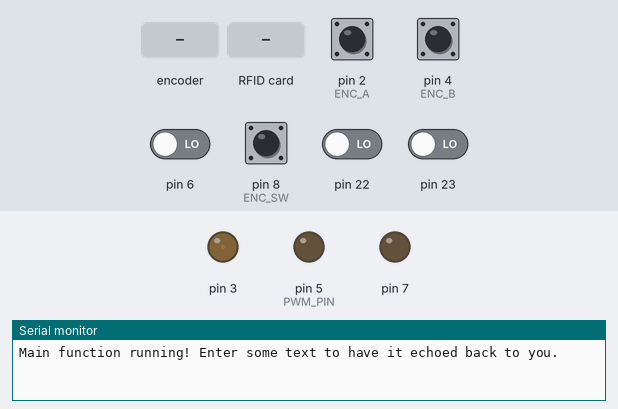
Bench run of a sketch on a simulated Arduino Uno, built with avr-gcc and run on an emulated ATmega328P. Parts: output pins drawn as LEDs (lit = HIGH), the last lines printed to the serial monitor. Inputs (shaded band) come from the test bench; at power-on: pin 2 (ENC_A), pin 4 (ENC_B), pin 8 (ENC_SW) HIGH, pin 6, pin 22, pin 23 LOW. Pins used as bus, display or sensor lines are not drawn.

Above: at 0.95 s.
1.0 s: rotary encoder on pin 2 (ENC_A) / pin 4 (ENC_B) turned 1 step (first pin leading)
At 1.73 s:
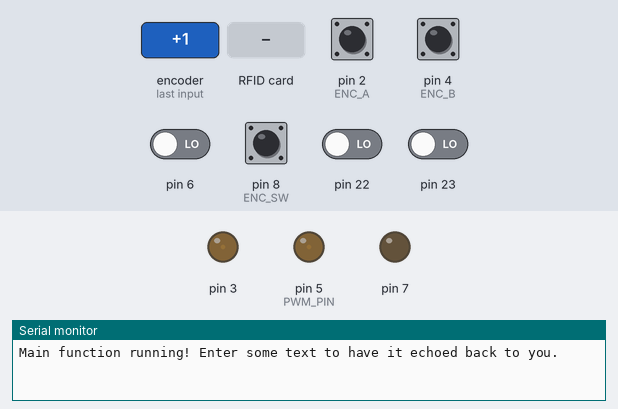
4.0 s: rotary encoder on pin 2 (ENC_A) / pin 4 (ENC_B) turned 3 steps (first pin leading)
At 6.03 s:
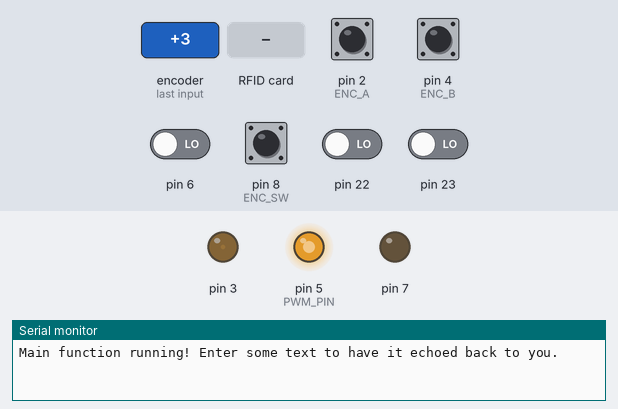
7.0 s: rotary encoder on pin 2 (ENC_A) / pin 4 (ENC_B) turned 3 steps (first pin leading)
At 8.06 s:
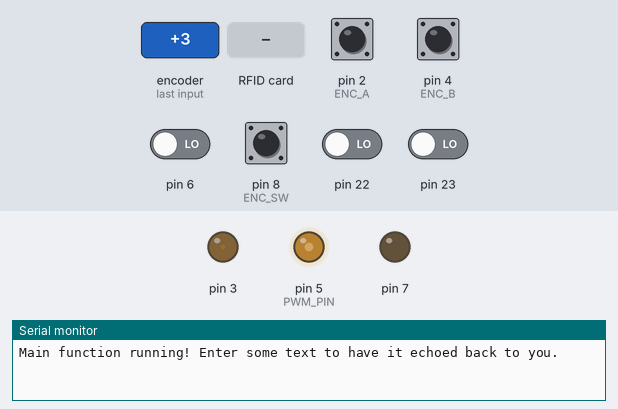
10.6 s: pin 8 (ENC_SW) pulled LOW for 0.15 s
13.6 s: rotary encoder on pin 2 (ENC_A) / pin 4 (ENC_B) turned 1 step (first pin leading)
At 15.65 s:
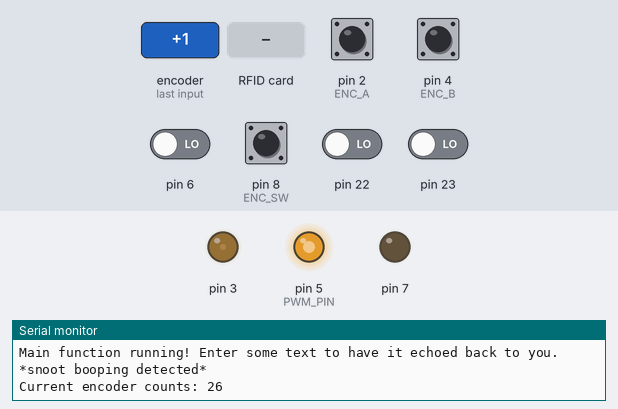
16.8 s: RFID card 5E 7A 19 C4 held to the reader
Timing chart, 0 to 20.8 s (numbered marks = the images above; inputs shaded):
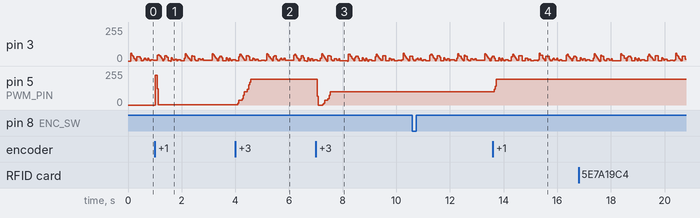

The sketch:

MultitaskingFramework.ino
```cpp
#include "meta.h"
#include "main.h"

volatile unsigned long frameCtr = 0;     // Counts the number of frames that have elapsed since program start
volatile unsigned long ioTimestamp = 0;  // Store the time of the last pin change interrupt
volatile byte portBCapture = 0; // Track the states of the pins on port B
volatile byte portDCapture = 0; // Track the states of the pins on port D

// Accept an arbitrary number of IO pins as arguments and enable them in the pin change interrupt masks
template<typename... T>
void registerIOPins(const T... pinPack) {
  // If you mess up the arguments to registerIOPins, the default error message is really cryptic
  static_assert(all_true<(is_same<T, int>::value)...>::value, "All arguments to registerIOPins(...) must be integers");

  const byte numPins = sizeof...(T);
  const byte pins[numPins] = {pinPack...};
  for (byte i=0; i<numPins; i++) {
    if (pins[i] < 8) {
      PCMSK2 |= 1 << pins[i];
    }
    else if (pins[i] < 14) {
      PCMSK0 |= 1 << (pins[i] - 8);
    }
  }
}

// Set the framerate to a power of two. Range: -3 - 6 (8s/frame - 64Hz)
void setFramerate(int8_t exp2) {
  if (-3 <= exp2 && exp2 <= 6) {
    byte newPrescaler = 0x6 - exp2;                               // Calculate the new value to be assigned to WDP
    if (newPrescaler > 7) newPrescaler = 0x20 + (newPrescaler&7); // The WDP3 bit is not adjacent to WDP0-2; correct for this if necessary
    WDTCSR = (WDTCSR & 0xE8) | newPrescaler;                      // Update the watchdog prescaler with only one write
  }
}

void setup() {
  Serial.begin(115200);
  delay(50);

  pinMode(3, OUTPUT);

  cli();  // Disable interrupts while changing interrupt registers

  // Setting up the draw loop
  WDTCSR = bit(WDCE) | bit(WDE);  // Enable watchdog timer
  WDTCSR = bit(WDIE) | bit(WDP1); // Enable watchdog interrupt and set it to happen at 16 Hz

  // Setting up the IO handler
  PCICR  |= 0b00000101; // Enable pin change interrupts for ports B and D
  PCMSK0 &= ~0x2F;      // Disable all pin change interrupts by default on port B
  PCMSK2 = 0;           // Disable all pin change interrupts by default on port D

  // Setting up the audio handler
    // Timer 2 - fast PWM for speaker
  OCR2B = 255;
  TCCR2A = bit(COM2B1) | bit(COM2B0) | bit(WGM21) | bit(WGM20); // Fast PWM mode, OC2B (pin 3) compare match interrupt enabled
  TCCR2B = bit(CS20);                                           // No prescaler (~31kHz PWM freq.)
    // Timer 0 - already running, overflow vector used by millis()
  OCR0A = 100;            // Set timer 0 output compare register A to something high (will trigger an interrupt when TCNT0 matches OCR0A)
  TCCR0A |= bit(WGM00) | bit(WGM01);
  TCCR0B &= ~bit(WGM02);
  TIMSK0 = bit(TOIE0) | bit(OCIE0A);  // Enable compare A match interrupt

  sei();  // Re-enable interrupts, including the newly configured ones

  int exitCode = Main();
  Serial.print("Main program finished with exit code ");
  Serial.println(exitCode);
}

void loop() {
  // Lookin kinda empty here
}

volatile bool stackSmashing = false;
ISR(WDT_vect, ISR_NOBLOCK) {  // Watchdog timer interrupt handler - the Draw() function could take a long time, so allow this interrupt to be interrupted by other interrupts
  if (stackSmashing)          // This ISR interrupted itself; we need to finish the previous interrupt call or we run the risk of a stack overflow from repeatedly nesting calls
    return;                   // Immediately return from the *nested* call - this will put us back to work on the previous call and give it time to finish
  stackSmashing = true;       // We aren't done until this is set back to false
  Draw(frameCtr++);           // Call the draw function and update the frame counter
  if (Serial.available())     // Check if any serial data is available
    SerialEvent();            // Call the serial event handler if so
  stackSmashing = false;
}

volatile unsigned long t = 0;
ISR(TIMER0_COMPA_vect, __attribute__((ISR_FLATTEN))) {  // Audio handler - fires when TCNT0 matches OCR0A; the compiler will inline all function calls within this ISR
  TCCR0A &= ~(bit(WGM00) | bit(WGM01)); // In Fast PWM mode, OCRx registers are not updated until the next timer overflow; briefly put the timer into normal mode so we can update OCR0A immediately
  OCR0A += 31;                          // Timer counts to 256 every 1.024ms, so schedule the interrupt to happen again roughly 125us from now (~8kHz), accounting for ISR call overhead
  TCCR0A |= bit(WGM00) | bit(WGM01);    // Put the timer back into Fast PWM mode
  OCR2B = Audio(t++);                   // Generate an audio sample and increment t
}

ISR(PCINT0_vect) {
  byte portBState = PINB;                                   // Get the state of the pins of port B
  IO(micros() - ioTimestamp, portBState ^ portBCapture, 0); // Call the IO function, passing in whatever changed on port B
  ioTimestamp = micros();
  portBCapture = portBState;                                // Update the capture variable to hold the new state
}

ISR(PCINT2_vect) {
  byte portDState = PIND;                                   // Get the state of the pins of port D
  IO(micros() - ioTimestamp, 0, portDState ^ portDCapture); // Call the IO function, passing in whatever changed on port D
  ioTimestamp = micros();
  portDCapture = portDState;                                // Update the capture variable to hold the new state
}
```

main.h
```cpp
#include <Arduino.h>
#include <SPI.h>
#include <MFRC522.h>

// Connect a speaker or buzzer on pin 3 for sound effects

#define PWM_PIN 5   // Connect an LED or something to visualize analog output

#define ENC_A 2     // Encoder CLK pin (A phase)
#define ENC_B 4     // Encoder DT pin  (B phase)
#define ENC_SW 8    // Encoder SW pin  (button)

#define SDA_PIN 10  // RFID module SDA pin
#define RST_PIN 9   // RFID module RST pin

template <typename... T>
extern void registerIOPins(const T...);
extern void setFramerate(int8_t);

volatile int encoderCounts = 0;

MFRC522 mfrc522(SDA_PIN, RST_PIN);
MFRC522::StatusCode status;

byte buffer[18];
byte size = sizeof(buffer);

uint8_t pageAddr = 0x06;

// Put any blocking storyline code in here
int Main() {
  Serial.println(F("Main function running! Enter some text to have it echoed back to you."));
  pinMode(PWM_PIN, OUTPUT);
  cli();
  OCR0B = 0;
  TCCR0A |= bit(COM0B1);
  sei();
  pinMode(ENC_A, INPUT_PULLUP);
  pinMode(ENC_B, INPUT_PULLUP);
  pinMode(ENC_SW, INPUT_PULLUP);
  registerIOPins(ENC_A, ENC_B, ENC_SW);

  pinMode(7, OUTPUT);
  digitalWrite(7, LOW); // Cheeky button hack

  setFramerate(4);  // Call the Draw() handler 2 ** (4) = 16 times per second

  SPI.begin();        // Initialize the SPI bus
  mfrc522.PCD_Init(); // Initialize the MFRC522
  memcpy(buffer,"Hello, World! :D",16);

  while (true) {
    // Look for new cards
    if (!mfrc522.PICC_IsNewCardPresent())
      continue;

    // Select one of the cards
    if (!mfrc522.PICC_ReadCardSerial())
      continue;

    // Write data ***********************************************
    for (int i=0; i < 4; i++) {
      // Data is writen in blocks of 4 bytes (4 bytes per page)
      status = (MFRC522::StatusCode) mfrc522.MIFARE_Ultralight_Write(pageAddr+i, &buffer[i*4], 4);
      if (status != MFRC522::STATUS_OK) {
        Serial.print(F("MIFARE_Ultralight_Write() failed: "));
        Serial.println(mfrc522.GetStatusCodeName(status));
        continue;
      }
    }
    Serial.println(F("MIFARE_Ultralight_Write() OK "));
    Serial.println();


    // Read data ***************************************************
    Serial.println(F("Reading data ... "));
    // Data in the 4 blocks is all read at once
    status = (MFRC522::StatusCode) mfrc522.MIFARE_Read(pageAddr, buffer, &size);
    if (status != MFRC522::STATUS_OK) {
      Serial.print(F("MIFARE_Read() failed: "));
      Serial.println(mfrc522.GetStatusCodeName(status));
      continue;
    }

    Serial.print(F("Read data: "));
    //Dump a byte array to Serial
    for (byte i = 0; i < 16; i++) {
      Serial.write(buffer[i]);
    }
    Serial.println();

    mfrc522.PICC_HaltA();
  }
}

// Automagically gets called 16 times per second
inline void Draw(unsigned long frame) {
  // if (!(frame % encoderCounts)) digitalWrite(PWM_PIN, !digitalRead(PWM_PIN));
  OCR0B = pow(encoderCounts & 15, 2);
}

// Automagically gets called about 8,000 times per second
inline byte Audio(unsigned long t) {
  // This method of generating audio is known as "bytebeat" - generate samples one at a time from a continuously incrementing variable
  uint32_t q = t & 131071;
  return 34816>q?8*t|(t>>2)+13*t|(t>>3)%t|t>>5:67584>q?9*t|(t>>2)+13*t|(t>>3)%t|t>>5:83968>q?9*t|(t>>2)+12*t|(t>>3)%t|t>>5:98304>q?8*t|(t>>2)+12*t|(t>>3)%t|t>>5:8*t|(t>>2)+13*t|(t>>3)%t|t>>5;
}

// Automagically gets called any time an IO pin changes state
inline void IO(unsigned long deltaT, byte deltaB, byte deltaD) {
  if (deltaT < 1000) return;                                                        // Crappy debouncing
  if (digitalRead(ENC_SW) == LOW) {                                                 // Encoder button got pressed
    Serial.println(F("*snoot booping detected*"));
    Serial.print(F("Current encoder counts: "));
    Serial.println(encoderCounts);
  }
  if (deltaD & 0x14) {                                                              // Something happened on the encoder phase pins
    bool countDir = bool(deltaD & 0x10) ^ digitalRead(ENC_A) ^ digitalRead(ENC_B);  // If this is 1, the encoder turned clockwise; 0, counterclockwise
    encoderCounts += countDir ? 1 : -1;                                             // Update the encoder count accordingly
  }
}

// Automagically gets called whenever serial data is available
inline void SerialEvent() {
  while(Serial.available()) Serial.print((char)Serial.read());  // Echo back the received text
}
```

meta.h
```cpp
/*
 *  This file contains metaprogramming constructs necessary to make MultitaskingFramework easier to use.
 *  Most of the definitions here are for doing things at compile-time that make the code leaner and more user-friendly.
 */

// Implementation of is_same<A, B>
template<class T, class U>
struct is_same {
    enum { value = 0 };
};
template<class T>
struct is_same<T, T> {
    enum { value = 1 };
};

// Allow checking conditional statements on parameter packs
template<bool...> struct bool_pack;
template<bool... bs>
using all_true = is_same<bool_pack<bs..., true>, bool_pack<true, bs...>>;
```

Measured:
- after the input at 1.0 s, pin 5 (PWM_PIN): 0/255 → 224/255 at once, → 2/255 0.08 s later
- after the input at 4.0 s, pin 5 (PWM_PIN): moves from 2/255 to 195/255 over 0.48 s, starting after 0.09 s
- after the input at 7.0 s, pin 5 (PWM_PIN): 195/255 → 0/255 after 0.05 s, → 35/255 0.20 s later, → 100/255 0.20 s later
- after the input at 13.6 s, pin 5 (PWM_PIN): 100/255 → 195/255 after 0.05 s
